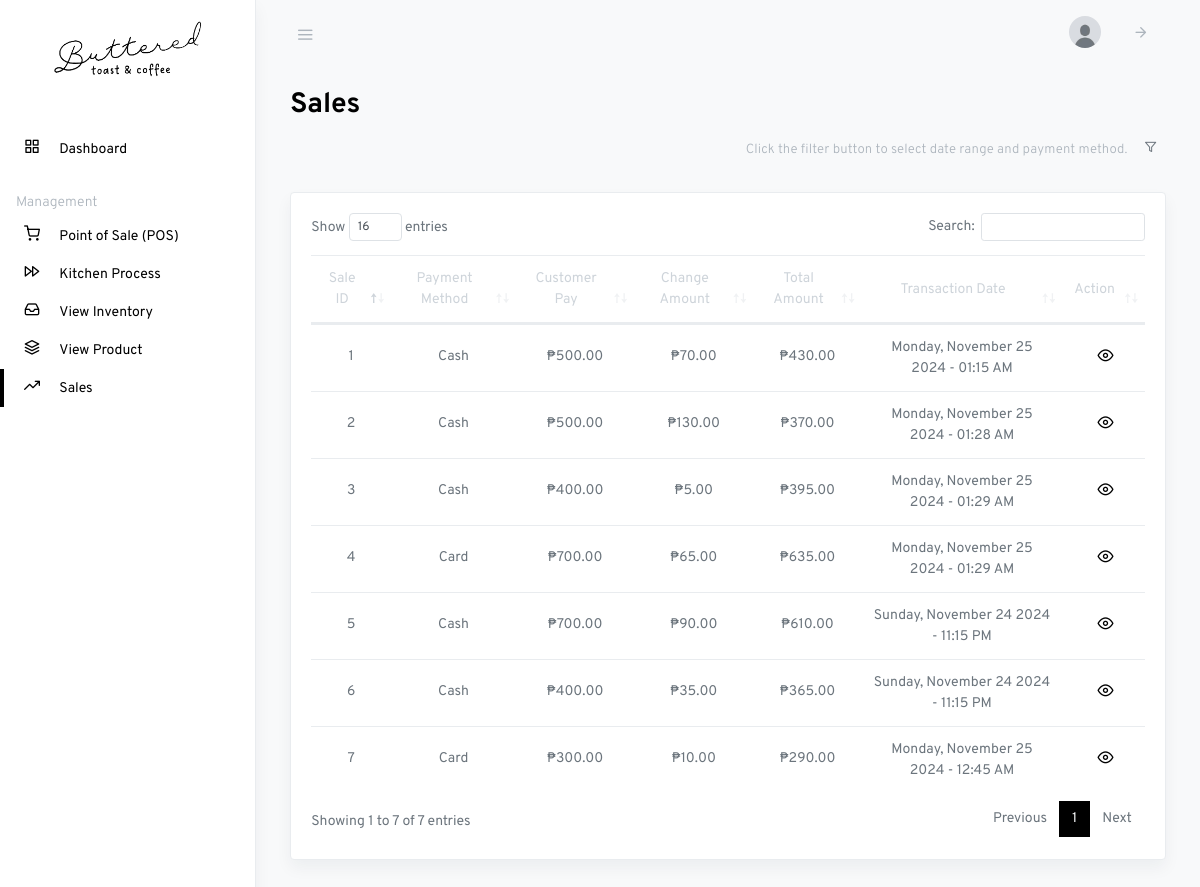
/staff-sales.php (signed in), run on the app's committed database.
### tables this page shows
CREATE TABLE `staff` (
  `staff_id` int(11) NOT NULL,
  `status` int(1) NOT NULL,
  `username` varchar(50) NOT NULL,
  `password` varchar(255) NOT NULL,
  `email` text NOT NULL,
  `firstname` text NOT NULL,
  `lastname` text NOT NULL,
  `contact_number` text NOT NULL,
  `photo` text NOT NULL,
  `last_updated` timestamp(6) NOT NULL DEFAULT current_timestamp(6) ON UPDATE current_timestamp(6)
);

CREATE TABLE `sales` (
  `sale_id` int(11) NOT NULL,
  `total_amount` decimal(11,2) NOT NULL,
  `customer_pay` decimal(11,2) NOT NULL,
  `change_amount` decimal(11,2) NOT NULL,
  `payment_method` text NOT NULL,
  `queue_no` text NOT NULL,
  `status` int(1) NOT NULL,
  `transaction_date` timestamp(6) NOT NULL DEFAULT current_timestamp(6) ON UPDATE current_timestamp(6)
);

### staff-sales.php (the view, shortened to what this page needs)
<?php
$active_page = "sales";
?>
<!DOCTYPE html>
<html lang="en">
<head>
    <?php include 'partials/header.php'; ?>
    <link rel="stylesheet" href="css/dataTables.bootstrap4.css">
</head>
<body class="vertical  light">
    <div class="wrapper">
        <?php include 'partials/staff-navbar.php'; ?>
        <main role="main" class="main-content">
            <div class="container-fluid">
                <div class="row justify-content-center">
                    <div class="col-12">
                        <h2 class="page-title">Sales</h2>
                        <div class="row align-items-center my-2">
                            <div class="col-auto ml-auto">
                                <form class="form-inline">
                                    <div class="form-group">
                                        <div class="px-2 py-2 text-muted">
                                            <span class="small" id="filterMessage">
                                                Click the filter button to select date range and payment method.</span>
                                        </div>
                                    </div>
                                    <div class="form-group">
                                        <button type="button" class="btn btn-sm" data-toggle="modal"
                                            data-target="#filterModal">
                                            <i class="fe fe-filter"></i></button>
                                    </div>
                                </form>
                            </div>
                        </div>
                        <div class="row my-4">
                            <div class="col-md-12">
                                <div class="card shadow">
                                    <div class="card-body">
                                        <table class="table datatables" id="dataTable-1">
                                            <thead>
                                                <tr class="text-center">
                                                    <th>Sale ID</th>
                                                    <th>Payment Method</th>
                                                    <th>Customer Pay</th>
                                                    <th>Change Amount</th>
                                                    <th>Total Amount</th>
                                                    <th>Transaction Date</th>
                                                    <th>Action</th>
                                                </tr>
                                            </thead>
                                            <tbody>
                                                <?php
                                                $sql1 = "SELECT * FROM sales";
                                                $r = mysqli_query($link, $sql1);
                                                if ($r->num_rows > 0) {
                                                    while ($row1 = mysqli_fetch_assoc($r)) {
                                                        ?>
                                                        <tr class="text-center">
                                                            <td>
                                                                <p class="fw-normal mb-1">
                                                                    <?php echo $row1['sale_id']; ?>
                                                                </p>
                                                            </td>
                                                            <td>
                                                                <p class="fw-normal mb-1">
                                                                    <?php echo $row1['payment_method']; ?>
                                                                </p>
                                                            </td>
                                                            <td>
                                                                <p class="fw-normal mb-1">
                                                                    ₱<?php echo number_format($row1['customer_pay'], 2); ?>
                                                                </p>
                                                            </td>
                                                            <td>
                                                                <p class="fw-normal mb-1">
                                                                    ₱<?php echo number_format($row1['change_amount'], 2); ?>
                                                                </p>
                                                            </td>
                                                            <td>
                                                                <p class="fw-normal mb-1">
                                                                    ₱<?php echo number_format($row1['total_amount'], 2); ?>
                                                                </p>
                                                            </td>
                                                            <td>
                                                                <?php
                                                                $formattedDate = date("l, F j Y - h:i A", strtotime($row1["transaction_date"]));
                                                                ?>
                                                                <span
                                                                    class="formatted-date"><?php echo $formattedDate; ?></span>
                                                            </td>
                                                            <td>
                                                                <div class="d-inline">
                                                                    <a class="ml-1 action-icon" href="#" data-toggle="modal"
                                                                        type="button"
                                                                        data-target="#view-sales-items-<?php echo $row1['sale_id'] ?>">
                                                                        <i class="fe fe-eye fe-16"></i>
                                                                    </a>
                                                                </div>
                                                            </td>
                                                        </tr>
                                                        <?php
                                                    }
                                                }
                                                ?>
                                            </tbody>
                                        </table>
                                    </div>
                                </div>
                            </div>
                        </div>
                    </div>
                </div>
            </div>
        </main>
    </div>
</body>
</html>

### partials/staff-navbar.php (shortened to what this page needs)
<?php
require_once "config.php";
$sql = "SELECT * FROM staff WHERE staff_id = '".$_SESSION['id']."'";
$result = mysqli_query($link, $sql);
$row = mysqli_fetch_assoc($result);
?>
<nav class="topnav navbar navbar-light">
    <button type="button" class="navbar-toggler text-muted mt-2 p-0 mr-3 collapseSidebar">
        <i class="fe fe-menu navbar-toggler-icon"></i>
    </button>
    <ul class="nav">
        <li class="nav-item">
            <a class="nav-link text-muted" href="">
                <span class="avatar avatar-sm">
                    <img src="storage/profile/<?php if ($row["photo"] != "" ) { echo $row["photo"]; } else { echo 'default_image.png'; } ?>" alt="..." class="avatar-img rounded-circle">
                </span>
            </a>
        </li>
        <li class="nav-item">
            <a class="nav-link text-muted my-2" href="#" data-toggle="modal" data-target="#defaultModal">
                <i class="fe fe-arrow-right fe-16"></i>
            </a>
        </li>
    </ul>
</nav>
<aside class="sidebar-left border-right bg-white shadow" id="leftSidebar" data-simplebar>
    <nav class="vertnav navbar navbar-light">
        <div class="w-100 mb-4 d-flex">
            <a class="navbar-brand mx-auto mt-2 flex-fill text-center" href="#">
                <div class="text-center mb-4">
                    <img src="assets/images/logo.png" alt="" width="150">
                </div>
            </a>
        </div>
        <ul class="navbar-nav flex-fill w-100 mb-2">
            <li class="nav-item w-100 <?php if ($active_page == "dashboard") { echo "active"; } ?>">
                <a class="nav-link" href="staff-dashboard">
                    <i class="fe fe-grid fe-16"></i>
                    <span class="ml-3 item-text">Dashboard</span>
                </a>
            </li>
        </ul>
        <p class="text-muted nav-heading mt-3 mb-1">
            <span>Management</span>
        </p>
        <ul class="navbar-nav flex-fill w-100 mb-2">
            <li class="nav-item w-100 <?php if ($active_page == "pos") { echo "active"; } ?>">
                <a class="nav-link" href="staff-point-of-sale">
                    <i class="fe fe-shopping-cart fe-16"></i>
                    <span class="ml-3 item-text">Point of Sale (POS)</span>
                </a>
            </li>
            <li class="nav-item w-100 <?php if ($active_page == "kitchen") { echo "active"; } ?>">
                <a class="nav-link" href="staff-kitchen-process">
                    <i class="fe fe-fast-forward fe-16"></i>
                    <span class="ml-3 item-text">Kitchen Process</span>
                </a>
            </li>
            <li class="nav-item w-100 <?php if ($active_page == "inventory") { echo "active"; } ?>">
                <a class="nav-link" href="staff-view-inventory">
                    <i class="fe fe-inbox fe-16"></i>
                    <span class="ml-3 item-text">View Inventory</span>
                </a>
            </li>
            <li class="nav-item w-100 <?php if ($active_page == "product") { echo "active"; } ?>">
                <a class="nav-link" href="staff-view-product">
                    <i class="fe fe-layers fe-16"></i>
                    <span class="ml-3 item-text">View Product</span>
                </a>
            </li>
            <li class="nav-item w-100 <?php if ($active_page == "sales") { echo "active"; } ?>">
                <a class="nav-link" href="staff-sales">
                    <i class="fe fe-trending-up fe-16"></i>
                    <span class="ml-3 item-text">Sales</span>
                </a>
            </li>
        </ul>
    </nav>
</aside>

### css/simplebar.css (style rules this page uses)
[data-simplebar] { position: relative; flex-direction: column; flex-wrap: wrap; justify-content: flex-start; align-content: flex-start; align-items: flex-start; }

### css/feather.css (style rules this page uses)
.fe { font-family: "feather" !important; speak: none; font-style: normal; font-weight: normal; font-variant: normal; text-transform: none; line-height: 1; -webkit-font-smoothing: antialiased; -moz-osx-font-smoothing: grayscale; }
.fe-16 { font-size: 16px; }
.fe-arrow-right:before { content: ""; }
.fe-eye:before { content: ""; }
.fe-fast-forward:before { content: ""; }
.fe-filter:before { content: ""; }
.fe-grid:before { content: ""; }
.fe-inbox:before { content: ""; }
.fe-layers:before { content: ""; }
.fe-menu:before { content: ""; }
.fe-shopping-cart:before { content: ""; }
.fe-trending-up:before { content: ""; }

### partials/header.php (style rules this page uses)
.navbar-light .navbar-nav .nav-link { color: #000 !important; }
.action-icon { color: #000; }
.page-title, .card-title { color: #000; }

### data on the page
staff: photo (picture)
sales: sale_id "1", payment_method "Cash", customer_pay "500.00", change_amount "70.00", total_amount "430.00", transaction_date "Monday, November 25 2024 - 01:15 AM"
sales: sale_id "2", payment_method "Cash", customer_pay "500.00", change_amount "130.00", total_amount "370.00", transaction_date "Monday, November 25 2024 - 01:28 AM"
sales: sale_id "3", payment_method "Cash", customer_pay "400.00", change_amount "5.00", total_amount "395.00", transaction_date "Monday, November 25 2024 - 01:29 AM"
sales: sale_id "4", payment_method "Card", customer_pay "700.00", change_amount "65.00", total_amount "635.00", transaction_date "Monday, November 25 2024 - 01:29 AM"
sales: sale_id "5", payment_method "Cash", customer_pay "700.00", change_amount "90.00", total_amount "610.00", transaction_date "Sunday, November 24 2024 - 11:15 PM"
sales: sale_id "6", payment_method "Cash", customer_pay "400.00", change_amount "35.00", total_amount "365.00", transaction_date "Sunday, November 24 2024 - 11:15 PM"
sales: sale_id "7", payment_method "Card", customer_pay "300.00", change_amount "10.00", total_amount "290.00", transaction_date "Monday, November 25 2024 - 12:45 AM"
